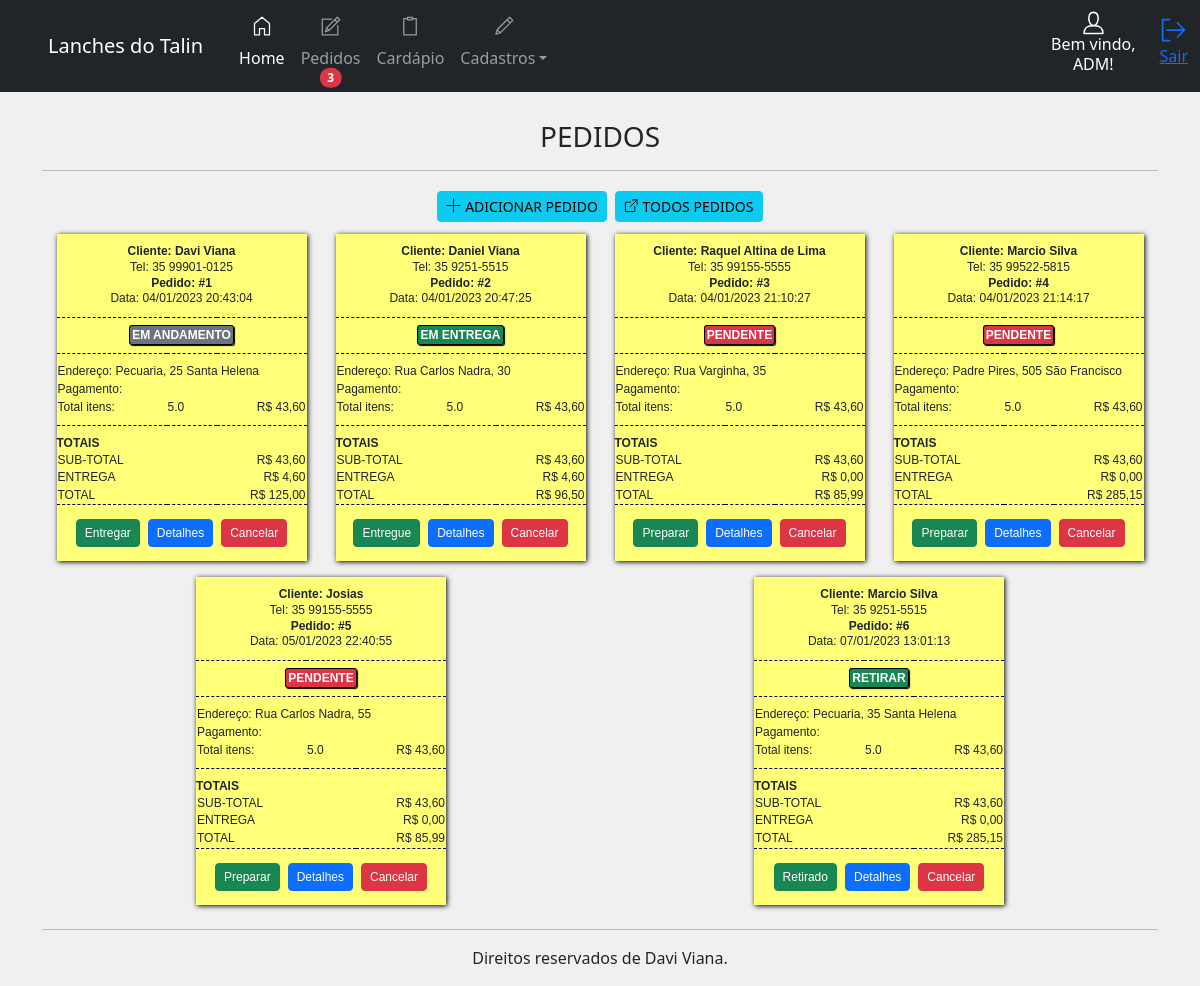
The app's page /painel/pedidos (signed in), older data.
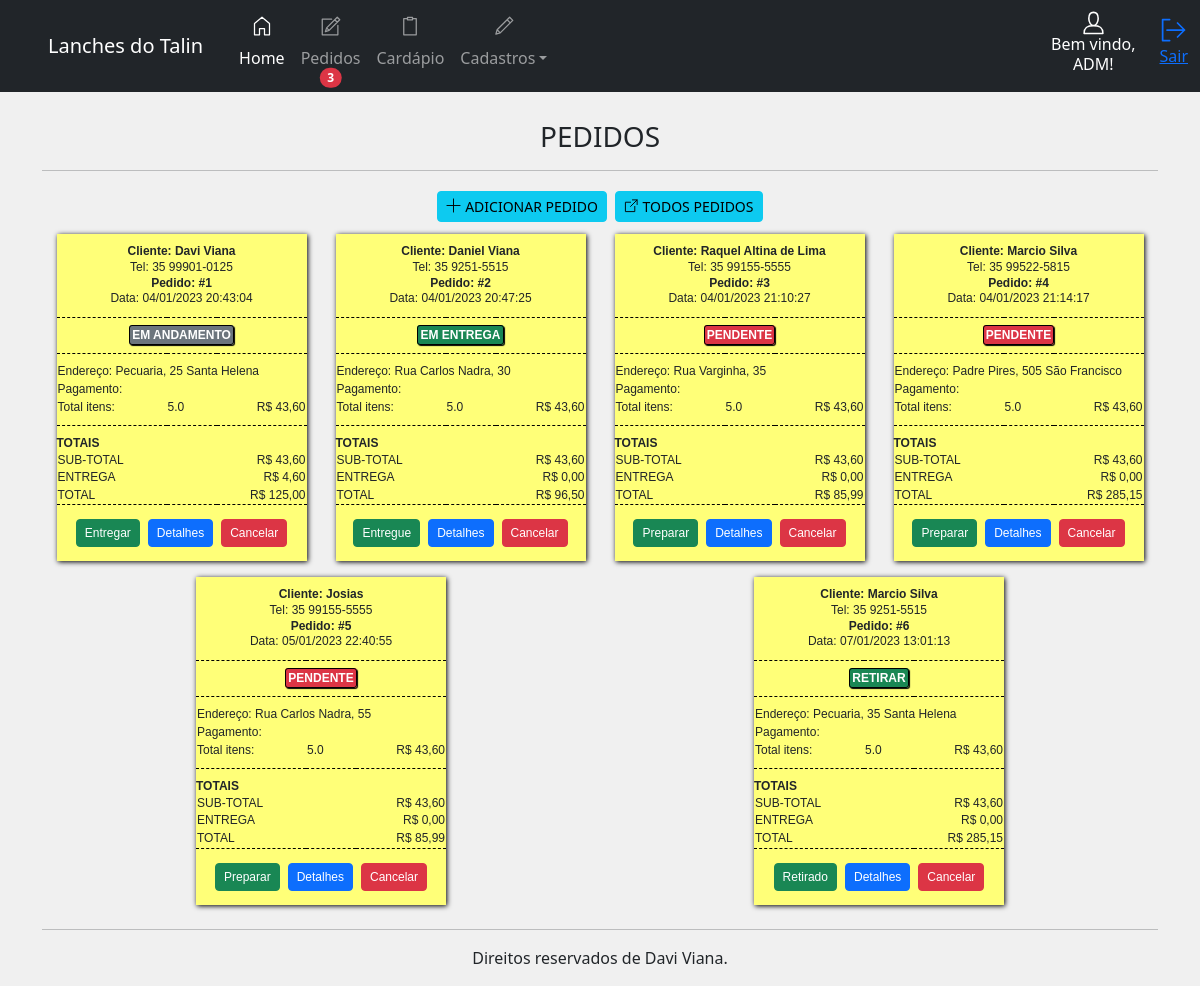
The same page, newer data.
### app/__init__.py (models this page shows, shortened)
class pedidos(UserMixin, db.Model):
    id = db.Column(db.Integer, primary_key=True, autoincrement=True)
    name_client = db.Column(db.String(100))
    payment = db.Column(db.String(100))
    delivery = db.Column(db.String(100))
    note = db.Column(db.String(200))
    amount = db.Column(db.String(100))
    address = db.Column(db.String(100))
    tel = db.Column(db.String(200))
    order_time = db.Column(db.String(200))
    order_start = db.Column(db.String(200))
    situation = db.Column(db.String(50))

### app/panel.py (the view, shortened to what this page needs)
@bp.route('/pedido/<int:id>', methods=['POST', 'GET'])
@bp.route('/pedidos', methods=['POST', 'GET'])
@login_required
def pedidos_(id=None):
    menu_panel = load_menu()
    all_pedidos = pedidos.query.filter(
        pedidos.situation != 'FINALIZADO', pedidos.situation != 'CANCELADO').all()
    return render_template('panel/pedidos.html', menu_panel=menu_panel, all_pedidos=all_pedidos)

### app/__init__.py (called while the page is built)
@login_manager.user_loader
def get(user):
    return users.query.get(user)

def load_menu():
    empresa = cadempresa.query.filter_by(id=1).first()
    if empresa is None:
        company_name = 'NOME EMPRESA'
    else:
        company_name = empresa.company_name
    username = current_user.name
    badgeOrder = pedidos.query.filter_by(situation='PENDENTE').all()
    return username, company_name, len(badgeOrder)

### app/templates/panel/pedidos.html (shortened to what the changed rows need)
{% extends 'panel/home.html' %}
{% block panel %}
<br>
<div class="d-flex justify-content-around flex-wrap">
    {% for pedido in all_pedidos %}
    <table class="printer-ticket m-2">
        <thead>
            <tr>
                <th colspan="3">
                    <b>Cliente: {{ pedido.name_client }}</b> <br>
                    Tel: {{ pedido.tel }} <br>
                    <b>Pedido: #{{ pedido.id }}</b> <br>
                    Data: {{ pedido.order_time }}
                </th>
            </tr>
            <tr>
                <th class="ttu" colspan="3">
                    {% if pedido.situation == 'PENDENTE' %}
                    <b class="situacao bg-danger">PENDENTE</b>
                    {% elif pedido.situation == 'EM ANDAMENTO' %}
                    <b class="situacao bg-secondary">EM ANDAMENTO</b>
                    {% elif pedido.situation == 'EM ENTREGA' %}
                    <b class="situacao bg-success">EM ENTREGA</b>
                    {% elif pedido.situation == 'RETIRAR' %}
                    <b class="situacao bg-success">RETIRAR</b>
                    {% endif %}
                </th>
            </tr>
        </thead>
        <tbody>
            <tr class="top">
                <td colspan="3">Endereço: {{ pedido.address }}</td>
            </tr>
            <tr>
                <td colspan="3">Pagamento:</td>
            </tr>
            <tr>
                <td>Total itens:</td>
                <td>5.0</td>
                <td>R$ 43,60</td>
            </tr>
        </tbody>
        <tfoot>
            <tr class="sup ttu p--0">
                <td colspan="3">
                    <b>Totais</b>
                </td>
            </tr>
            <tr class="ttu">
                <td colspan="2">Sub-total</td>
                <td align="right">R$ 43,60</td>
            </tr>
            {% if pedido.delivery == 'ENTREGA' %}
            <tr class="ttu">
                <td colspan="2">Entrega</td>
                <td align="right">R$ 4,60</td>
            </tr>
            {% else %}
            <tr class="ttu">
                <td colspan="2">Entrega</td>
                <td align="right">R$ 0,00</td>
            </tr>
            {% endif %}
            <tr class="ttu">
                <td colspan="2">Total</td>
                <td align="right">R$ {{ pedido.amount }}</td>
            </tr>
            <tr class="sup">
                <td colspan="3" align="center">
                    <div class="d-flex justify-content-center">
                        {% if pedido.situation == 'PENDENTE' %}
                        <a href="{{pedido.id}}/prepare/change_order" class="btn btn-success btn-sm m-1">Preparar</a>
                        {% elif pedido.situation == 'EM ANDAMENTO' %}
                        <a href="{{pedido.id}}/deliver/change_order" class="btn btn-success btn-sm m-1">Entregar</a>
                        {% elif pedido.situation == 'EM ENTREGA' %}
                        <a href="{{pedido.id}}/finalize/change_order" class="btn btn-success btn-sm m-1">Entregue</a>
                        {% elif pedido.situation == 'RETIRAR' %}
                        <a href="{{pedido.id}}/finalize/change_order" class="btn btn-success btn-sm m-1">Retirado</a>
                        {% endif %}
                        <button type="button" class="btn btn-primary btn-sm m-1" data-bs-toggle="modal"
                            data-bs-target="#{{ pedido.id }}">Detalhes</button>
                        <a href="{{pedido.id}}/cancel/change_order" class="btn btn-danger btn-sm m-1">Cancelar</a>
                    </div>
                </td>
            </tr>
        </tfoot>
    </table>
    {% endfor %}
</div>
{% endblock %}

Row changes from the older to the newer data that the page shows:
changed pedidos "Daniel Viana": delivery "R$ 4,60" → "R$ 0,00"
